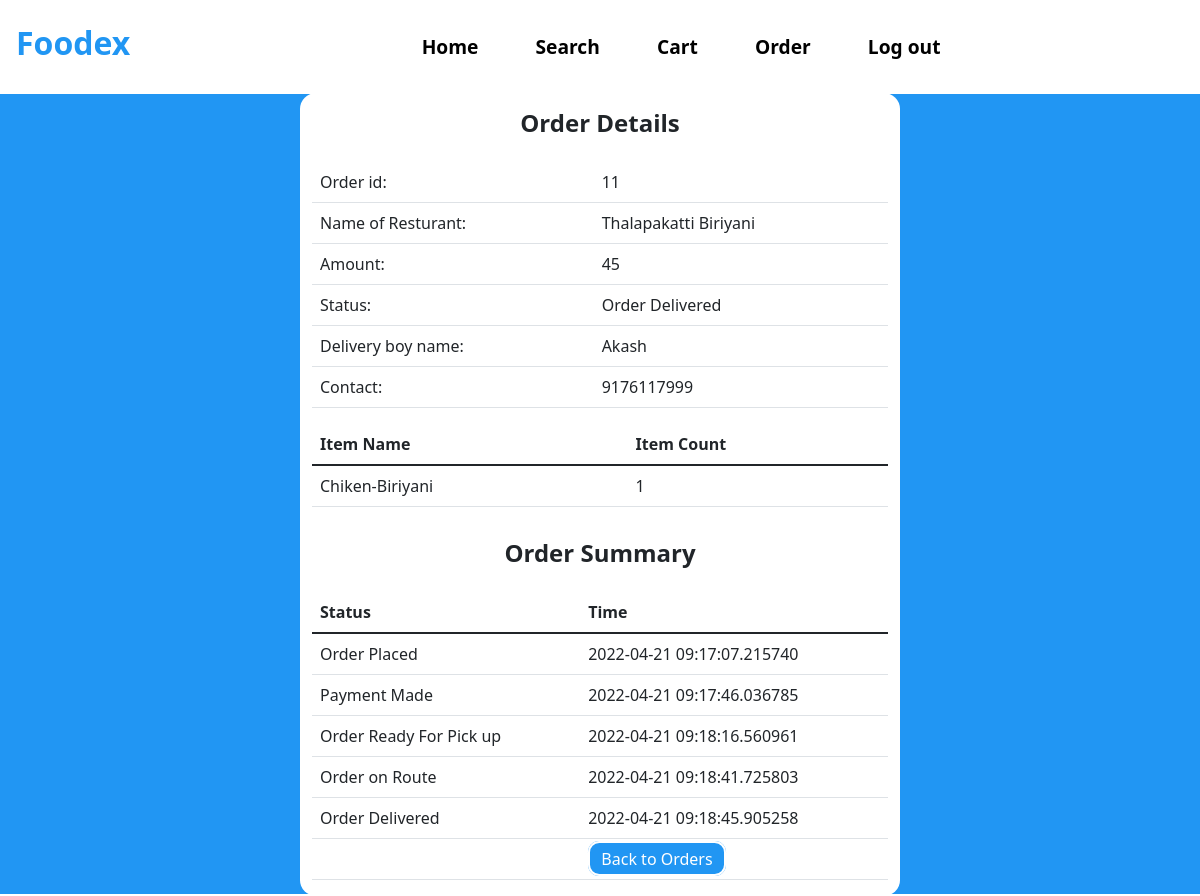
Screenshot of /View-Order-Detail?id=11 (signed in) with the database file from the repository.
### tables this page shows
CREATE TABLE ORDER_TABLE(
                        ORDER_ID INTEGER PRIMARY KEY AUTOINCREMENT,
                        ORDER_AMOUNT INTEGER,
                        DELIVERYBOY_ID INTEGER, 
                        ORDER_STATUS TEXT,  						
                        USER_ID INTEGER, 
  						RESTAURANT_ID INTEGER, 
  						FOREIGN KEY (USER_ID) REFERENCES USER(USER_ID),
  						FOREIGN KEY (DELIVERYBOY_ID) REFERENCES DELIVERYBOY(DELIVERYBOY_ID),
  						FOREIGN KEY (RESTAURANT_ID) REFERENCES RESTAURANT(RESTAURANT_ID)             
                       );

CREATE TABLE RESTAURANT(
                        RESTAURANT_ID INTEGER PRIMARY KEY AUTOINCREMENT,
                        NAME_OF_RESTAURANT TEXT,
                        RESTAURANT_PASSWORD TEXT,
                        ADDRESS TEXT,
                        MOBILE_NO INTEGER,
                        RESTAURANT_PIN TEXT,
                        RESTAURANT_WALLET_BALANCE INTEGER
                       );

CREATE TABLE DELIVERYBOY(
                        DELIVERYBOY_ID INTEGER PRIMARY KEY AUTOINCREMENT,
                        NAME_OF_DELIVERYBOY TEXT,
                        DELIVERYBOY_PASSWORD TEXT,
                        ADDRESS TEXT,
                        DELIVERYBOY_STATUS TEXT,
                        DELIVERYBOY_PHONE_NO INTEGER,
                        DELIVERYBOY_WALLET_BALANCE INTEGER
                       );

CREATE TABLE ITEM_LIST(
                        ORDER_ID INTEGER,                        
                        ITEM_ID INTEGER,
                        Item_count INTEGER,
                        FOREIGN KEY (ORDER_ID) REFERENCES ORDER_TABLE(ORDER_ID),
                        FOREIGN KEY (ITEM_ID) REFERENCES MENU(ITEM_ID)
                       );

CREATE TABLE MENU(
                        ITEM_ID INTEGER PRIMARY KEY AUTOINCREMENT,
                        ITEM_NAME TEXT,
                        ITEM_CATEGORY TEXT,
                        ITEM_PRICE INTEGER,
                        RESTAURANT_ID INTEGER,
                        FOREIGN KEY(RESTAURANT_ID) REFERENCES RESTAURANT(RESTAURANT_ID)
                       );

CREATE TABLE ORDER_SUMMARY(
                        ORDER_ID INTEGER,                        
                        ORDER_STATUS TEXT,
                        TIME TEXT,
                        FOREIGN KEY (ORDER_ID) REFERENCES ORDER_TABLE(ORDER_ID)
                       );

### app.py (the view)
@app.route("/View-Order-Detail")
def View_Order_Detail():
    getid_o = request.args.get('id')
    getid_u = str(session["id"])
    cursor = connection.cursor()
    cursor.execute("SELECT order_id, order_amount, order_status,r.name_of_restaurant,d.NAME_OF_DELIVERYBOY,d.DELIVERYBOY_PHONE_NO FROM ORDER_TABLE o INNER JOIN DELIVERYBOY d on o.DELIVERYBOY_ID=d.DELIVERYBOY_ID INNER JOIN RESTAURANT r on o.RESTAURANT_ID=r.RESTAURANT_ID WHERE o.USER_ID= " + getid_u +" And ORDER_ID= "+str(getid_o)+"; ")
    result = cursor.fetchall()
    cursor = connection.cursor()
    cursor.execute("SELECT m.item_name,i.item_count FROM ITEM_LIST i JOIN MENU m on i.ITEM_ID=m.ITEM_ID WHERE i.ORDER_ID= "+str(getid_o)+"; ")
    Item_list = cursor.fetchall()
    cursor.execute("SELECT os.ORDER_STATUS,os.TIME FROM ORDER_SUMMARY os JOIN ORDER_TABLE o ON os.ORDER_ID=o.ORDER_ID WHERE os.ORDER_ID="+str(getid_o))
    Order_Summary = cursor.fetchall()
    return render_template("View_Order_Detail.html", Order=result, Item_list = Item_list,Order_Summary=Order_Summary)

### templates/View_Order_Detail.html (shortened to what this page needs)
<!DOCTYPE html>
<html lang="en">
<head>
    <link href="https://cdn.jsdelivr.net/npm/bootstrap@5.1.3/dist/css/bootstrap.min.css" rel="stylesheet">
    <link rel= "stylesheet" type= "text/css" href= "{{ url_for('static',filename='Styles.css') }}">
</head>
<body>
<nav class="navbar navbar-expand-lg bg-white">
  <h3 class="navbar-brand Logo" style="color:#2196f3;font-size: 2rem;"href="#">Foodex</h3>
    <div class="container">
  <div class="collapse navbar-collapse" id="navbarSupportedContent">
    <ul class="navbar-nav mr-auto nav-links">
        <li class="nav-item">
        <a class="nav-link nav-link-btn" href="/User-Dashboard">Home</a>
      </li>
      <li class="nav-item">
        <a class="nav-link nav-link-btn" href="/View-Resturant">Search</a>
      </li>
      <li class="nav-item">
        <a class="nav-link nav-link-btn" href="/User-cart">Cart</a>
      </li>
        <li class="nav-item">
        <a class="nav-link nav-link-btn" href="/User-order">Order</a>
      </li>
        <li class="nav-item">
        <a class="nav-link nav-link-btn" href="/">Log out</a>
      </li>
    </ul>
  </div>
     </div>
</nav>
  <div class="ToCenter" style="background:#2196f3;">
  <div class="container">
        <div class="row">
            <div class="col">
                <table class="table">
                    <tbody>
                    <tr>
                        <h4 class="Logo">Order Details</h4>
                        </tr>
                      {% for i in Order %}
                      <tr>
                            <td>Order id: </td>
                            <td>{{i[0]}}</td>
                        </tr>
                     <tr>
                            <td>Name of Resturant:</td>
                            <td>{{i[3]}}</td>
                        </tr>
                        <tr>
                            <td>Amount:</td>
                            <td>{{i[1]}}</td>
                        </tr>
                        <tr>
                            <td>Status:</td>
                            <td>{{i[2]}}</td>
                        </tr>
                    <tr>
                            <td>Delivery boy name:</td>
                            <td>{{i[4]}}</td>
                        </tr>
                    <tr>
                            <td>Contact:</td>
                            <td>{{i[5]}}</td>
                        </tr>
                      {% endfor %}
                  </table>
                <table class="table">
                    <thead>
                      <tr>
                        <th scope="col">Item Name</th>
                        <th scope="col">Item Count</th>
                      </tr>
                    </thead>
                    <tbody>
                      {% for i in Item_list %}
                      <tr>
                        <td>{{i[0]}}</td>
                          <td>{{i[1]}}</td>
                      </tr>
                      {% endfor %}
                    </tbody>
                  </table>
                <h4 class="Logo">Order Summary</h4>
                <table class="table">
                    <thead>
                      <tr>
                        <th scope="col">Status</th>
                        <th scope="col">Time</th>
                      </tr>
                    </thead>
                    <tbody>
                      {% for i in Order_Summary %}
                      <tr>
                        <td>{{i[0]}}</td>
                          <td>{{i[1]}}</td>
                      </tr>
                      {% endfor %}
                    <tr>
                        <td></td>
                          <td> <a class="Edit-btn" style="background:#2196f3;" href="/User-order">Back to Orders</a> </td>
                      </tr>
                    </tbody>
                  </table>
            </div>
        </div>
    </div>
    </div>
</body>
</html>

### static/Styles.css (style rules this page uses)
.ToCenter { display: flex; height: 100vh; width: 100vw; justify-content: center; align-items: center; }
.Logo { text-align: center; padding: 1rem; font-weight: bold; }
.nav-links { width: 100%; display: flex; flex-direction: column; justify-content: space-around; align-items: center; }
.nav-link-btn { border:solid 2px white; font-size: 1.2rem; border-radius: 0.7rem; font-weight: bold; color: black; }
.Edit-btn { border:solid 2px white; color: white; text-decoration:none; padding: 0.3rem 0.7rem; border-radius: 0.7rem; }

### templates/View_Order_Detail.html (style rules this page uses)
.container { width: 50vw; background: white; border-radius: 1rem; }

### rows the page displays
ORDER_TABLE: ORDER_ID "11", NAME_OF_RESTAURANT "Thalapakatti Biriyani", ORDER_AMOUNT "45", ORDER_STATUS "Order Delivered", NAME_OF_DELIVERYBOY "Akash", DELIVERYBOY_PHONE_NO "9176117999"
ITEM_LIST: ITEM_NAME "Chiken-Biriyani", Item_count "1"
ORDER_SUMMARY: ORDER_STATUS "Order Placed", TIME "2022-04-21 09:17:07.215740"
ORDER_SUMMARY: ORDER_STATUS "Payment Made", TIME "2022-04-21 09:17:46.036785"
ORDER_SUMMARY: ORDER_STATUS "Order Ready For Pick up", TIME "2022-04-21 09:18:16.560961"
ORDER_SUMMARY: ORDER_STATUS "Order on Route", TIME "2022-04-21 09:18:41.725803"
ORDER_SUMMARY: ORDER_STATUS "Order Delivered", TIME "2022-04-21 09:18:45.905258"
